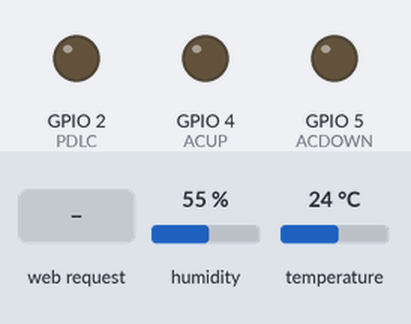
The sketch below on a simulated ESP8266 (NodeMCU). On the bench: output pins drawn as LEDs (lit = HIGH). The inputs (shaded band) are chosen by the test bench; at power-on: humidity 55 %, temperature 24 °C. WiFi joins after 1.5 s; servers stay silent unless stated; what the sketch prints to the serial monitor is not drawn.

Above: at 2.7 s.
2.8 s: HTTP request GET /PDLCoff received
At 3.5 s:
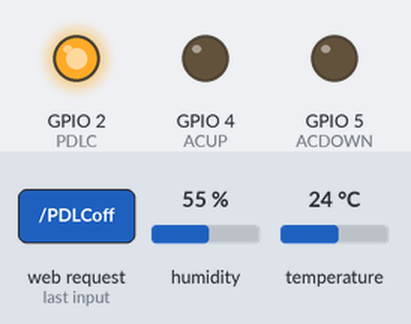
4.3 s: HTTP request GET /UP received
At 4.7 s:
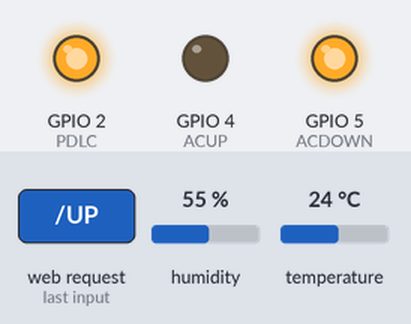
5.8 s: HTTP request GET /PDLCon received
At 7.0 s:
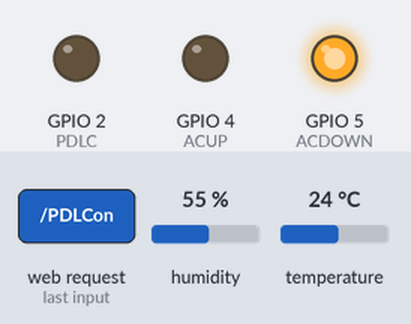
7.3 s: HTTP request GET /DOWN received
At 8.2 s:
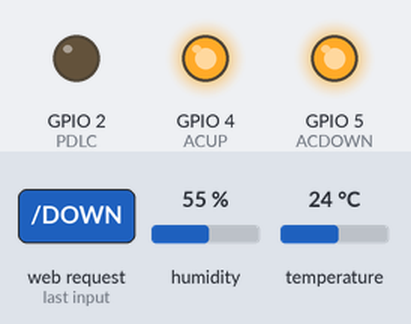
8.8 s: HTTP request GET /PDLCoff received
At 9.3 s:
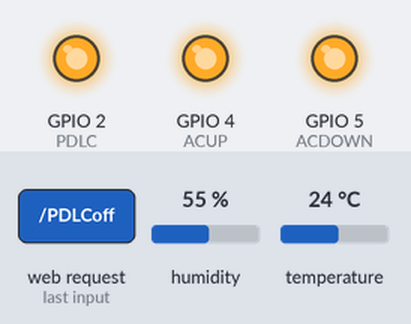
10.3 s: HTTP request GET /STOP received
At 11.6 s:
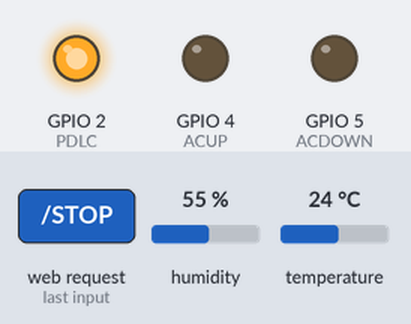
Timing chart, 0 to 12.8 s (numbered marks = the images above; inputs shaded):
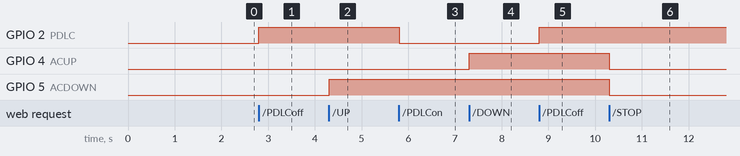

The sketch:

AUTOTINT.ino
```cpp
#ifdef ESP32
  #include <WiFi.h>
  #include <AsyncTCP.h>
#else
  #include <ESP8266WiFi.h>
  #include <ESPAsyncTCP.h>
#endif
#include <Arduino.h>
#include <Hash.h>
#include <ESPAsyncWebServer.h>
#include <Adafruit_Sensor.h>
#include <DHT.h>

// REPLACE WITH YOUR NETWORK CREDENTIALS
const char* ssid = "Uniz";
const char* password = "zinu2027";

const int PDLC = 2;
const int ACUP = 4;
const int ACDOWN = 5;

#define DHTPIN 0     // Digital pin connected to the DHT sensor

// Uncomment the type of sensor in use:
#define DHTTYPE    DHT11     // DHT 11
//#define DHTTYPE    DHT22     // DHT 22 (AM2302)
//#define DHTTYPE    DHT21     // DHT 21 (AM2301)

DHT dht(DHTPIN, DHTTYPE);

// current temperature & humidity, updated in loop()
float t = 0.0;
float h = 0.0;

// Generally, you should use "unsigned long" for variables that hold time
// The value will quickly become too large for an int to store
unsigned long previousMillis = 0;    // will store last time DHT was updated

// Updates DHT readings every 10 seconds
const long interval = 10000;

// HTML web page
const char index_html[] PROGMEM = R"rawliteral(
<!DOCTYPE HTML><html>
  <head>
    <title>AutoTint</title>
    <meta name="viewport" content="width=device-width, initial-scale=1">
    <style>
      body { font-family: Arial; text-align: center; margin:0px auto; padding-top: 30px;
      background-color: lightblue;}
      .logo img{
        float: left;
        width: 150px;
        height: auto;
      }
      .button {
        padding: 10px 20px;
        font-size: 24px;
        text-align: center;
        outline: none;
        color: #fff;
        background-color: #2f4468;
        border: none;
        border-radius: 5px;
        box-shadow: 0 6px #999;
        cursor: pointer;
        -webkit-touch-callout: none;
        -webkit-user-select: none;
        -khtml-user-select: none;
        -moz-user-select: none;
        -ms-user-select: none;
        user-select: none;
        -webkit-tap-highlight-color: rgba(0,0,0,0);
      }
      .button:hover {background-color: #1f2e45}
      .button:active {
        background-color: #1f2e45;
        box-shadow: 0 4px #666;
        transform: translateY(2px);
      }
      title { font-size: 3.0rem; }
      h1 { font-size: 3.0rem; }
      h2 { font-size: 2.5rem; }
      p { font-size: 2.0rem; }
        .units { font-size: 1.2rem; }
        .dht-labels{
           font-size: 1.5rem;
           vertical-align:middle;
           padding-bottom: 15px;
         }

        }
    </style>
  </head>
  <body>
    <h1>AutoTint</h1>
    <button class="button" onclick="toggleCheckbox('PDLCon');"  onclick="changeColor();">PDLC On</button>
    <button class="button" onclick="toggleCheckbox('PDLCoff');">PDLC Off</button>
    <br/>
    <br/>
    <br/>
    <button class="button" onmousedown="toggleCheckbox('UP');" ontouchstart="toggleCheckbox('UP');" onmouseup="toggleCheckbox('STOP');" ontouchend="toggleCheckbox('STOP');">Open Window</button>
    <br/>
    <br/>
    <br/>
    <button class="button" onmousedown="toggleCheckbox('DOWN');" ontouchstart="toggleCheckbox('DOWN');" onmouseup="toggleCheckbox('STOP');" ontouchend="toggleCheckbox('STOP');">Close Window</button>
    <br/>
    <br/>
    <br/>
    <h2>Weather Conditions</h2>
    <p>
    <i class="fas fa-thermometer-half" style="color:#059e8a;"></i>
    <span class="dht-labels">Temperature</span>
    <span id="temperature">%TEMPERATURE%</span>
    <sup class="units">&deg;C</sup>
    </p>
    <p>
    <i class="fas fa-tint" style="color:#00add6;"></i>
    <span class="dht-labels">Humidity</span>
    <span id="humidity">%HUMIDITY%</span>
    <sup class="units">%</sup>
    </p>

   <script>
   function toggleCheckbox(x) {
     var xhr = new XMLHttpRequest();
     xhr.open("GET", "/" + x, true);
     xhr.send();
   }

   setInterval(function ( ) {
     var xhttp = new XMLHttpRequest();
     xhttp.onreadystatechange = function() {
       if (this.readyState == 4 && this.status == 200) {
         document.getElementById("temperature").innerHTML = this.responseText;
       }
      };
     xhttp.open("GET", "/temperature", true);
     xhttp.send();
     }, 10000 ) ;

   setInterval(function ( ) {
     var xhttp = new XMLHttpRequest();
     xhttp.onreadystatechange = function() {
       if (this.readyState == 4 && this.status == 200) {
         document.getElementById("humidity").innerHTML = this.responseText;
        }
     };
    xhttp.open("GET", "/humidity", true);
    xhttp.send();
    }, 10000 ) ;
  </script>
  </body>

</html>)rawliteral";

// Replaces placeholder with DHT values
String processor(const String& var){
  //Serial.println(var);
  if(var == "TEMPERATURE"){
    return String(t);
  }
  else if(var == "HUMIDITY"){
    return String(h);
  }
  return String();
}

void notFound(AsyncWebServerRequest *request) {
  request->send(404, "text/plain", "Not found");
}

AsyncWebServer server(80);

void setup() {
  Serial.begin(115200);
  dht.begin();
  Serial.print("Connecting to ");
  Serial.println(ssid);
  WiFi.begin(ssid, password);
  while (WiFi.status() != WL_CONNECTED) {
  delay(500);
  Serial.print(".");
  }
// Print local IP address and start web server
  Serial.println("");
  Serial.println("WiFi connected.");
  Serial.println("IP address: ");
  Serial.println(WiFi.localIP());

  /*
  Serial.begin(115200);
  WiFi.mode(WIFI_STA);
  WiFi.begin(ssid, password);
  if (WiFi.waitForConnectResult() != WL_CONNECTED) {
    Serial.println("WiFi Failed!");
    return;
  }
  Serial.println();
  Serial.print("ESP IP Address: http://");
  Serial.println(WiFi.localIP());*/

  pinMode(PDLC, OUTPUT);
  pinMode(ACUP, OUTPUT);
  pinMode(ACDOWN, OUTPUT);
  digitalWrite(PDLC, LOW);
  digitalWrite(ACUP, LOW);
  digitalWrite(ACDOWN, LOW);

  // Send web page to client
  server.on("/", HTTP_GET, [](AsyncWebServerRequest *request){
    request->send_P(200, "text/html", index_html);
  });

  // Receive an HTTP GET request
  server.on("/PDLCon", HTTP_GET, [] (AsyncWebServerRequest *request) {
    digitalWrite(PDLC, LOW);
    request->send(200, "text/plain", "ok");
  });

  // Receive an HTTP GET request
  server.on("/PDLCoff", HTTP_GET, [] (AsyncWebServerRequest *request) {
    digitalWrite(PDLC, HIGH);
    request->send(200, "text/plain", "ok");
  });

  // Receive an HTTP GET request
  server.on("/UP", HTTP_GET, [] (AsyncWebServerRequest *request) {
    digitalWrite(ACDOWN, HIGH);
    request->send(200, "text/plain", "ok");
  });

// Receive an HTTP GET request
  server.on("/DOWN", HTTP_GET, [] (AsyncWebServerRequest *request) {
    digitalWrite(ACUP, HIGH);
    request->send(200, "text/plain", "ok");
  });

// Receive an HTTP GET request
  server.on("/STOP", HTTP_GET, [] (AsyncWebServerRequest *request) {
    digitalWrite(ACUP, LOW);
    digitalWrite(ACDOWN, LOW);
    request->send(200, "text/plain", "ok");
  });

// TEMPERATURE
  server.on("/", HTTP_GET, [](AsyncWebServerRequest *request){
    request->send_P(200, "text/html", index_html, processor);
  });
  server.on("/temperature", HTTP_GET, [](AsyncWebServerRequest *request){
    request->send_P(200, "text/plain", String(t).c_str());
  });
  server.on("/humidity", HTTP_GET, [](AsyncWebServerRequest *request){
    request->send_P(200, "text/plain", String(h).c_str());
  });

  server.onNotFound(notFound);
  server.begin();
}

void loop() {
  unsigned long currentMillis = millis();
  if (currentMillis - previousMillis >= interval) {
    // save the last time you updated the DHT values
    previousMillis = currentMillis;
    // Read temperature as Celsius (the default)
    float newT = dht.readTemperature();
    // Read temperature as Fahrenheit (isFahrenheit = true)
    //float newT = dht.readTemperature(true);
    // if temperature read failed, don't change t value
    if (isnan(newT)) {
      Serial.println("Failed to read from DHT sensor!");
    }
    else {
      t = newT;
      Serial.println(t);
    }
    // Read Humidity
    float newH = dht.readHumidity();
    // if humidity read failed, don't change h value
    if (isnan(newH)) {
      Serial.println("Failed to read from DHT sensor!");
    }
    else {
      h = newH;
      Serial.println(h);
    }
  }
  //if (h > 70.0){
  //  digitalWrite(ACDOWN, HIGH);
  //}
}
```

Measured:
- after the input at 2.8 s, GPIO 2 (PDLC): LOW → HIGH at once
- after the input at 4.3 s, GPIO 5 (ACDOWN): LOW → HIGH at once
- after the input at 5.8 s, GPIO 2 (PDLC): HIGH → LOW at once
- after the input at 7.3 s, GPIO 4 (ACUP): LOW → HIGH at once
- after the input at 8.8 s, GPIO 2 (PDLC): LOW → HIGH at once
- after the input at 10.3 s, GPIO 4 (ACUP), GPIO 5 (ACDOWN): HIGH → LOW at once
